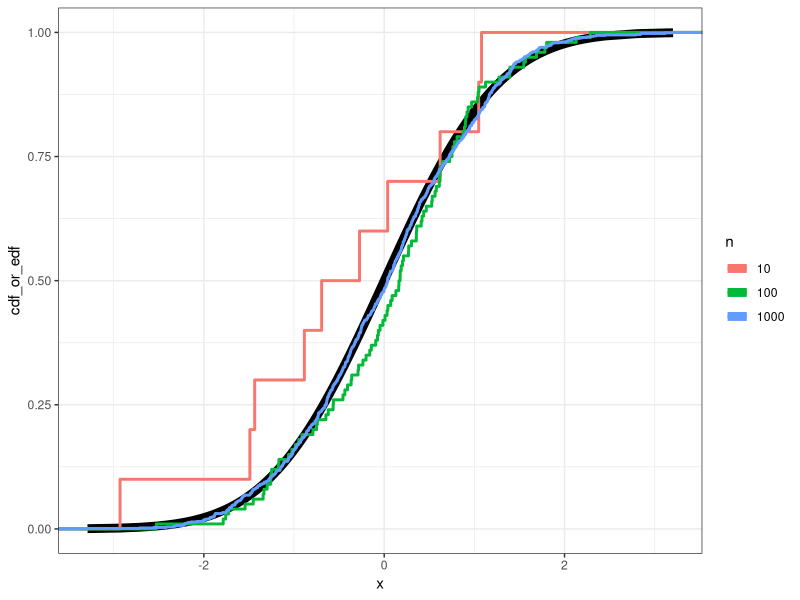
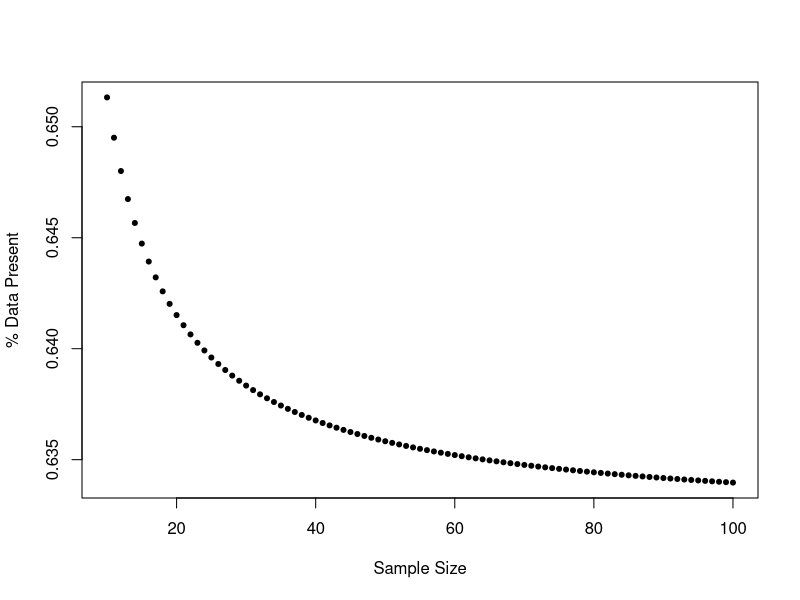
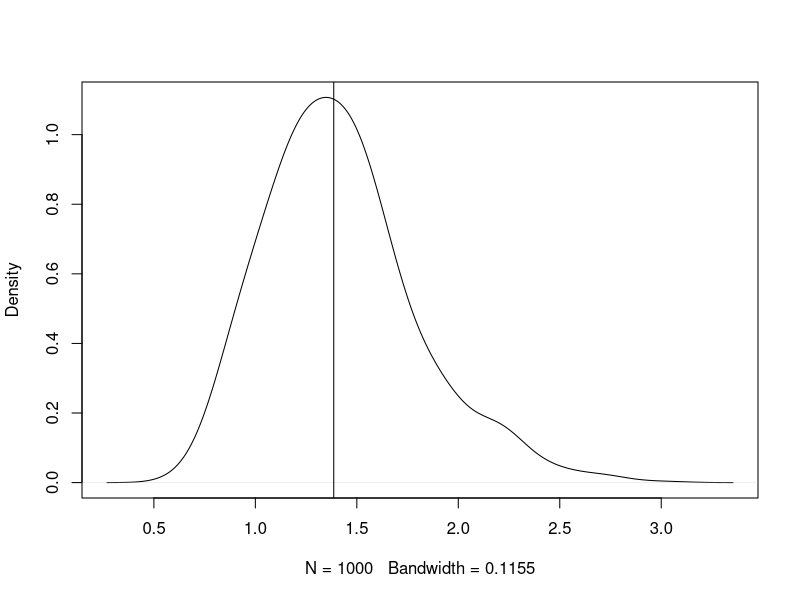
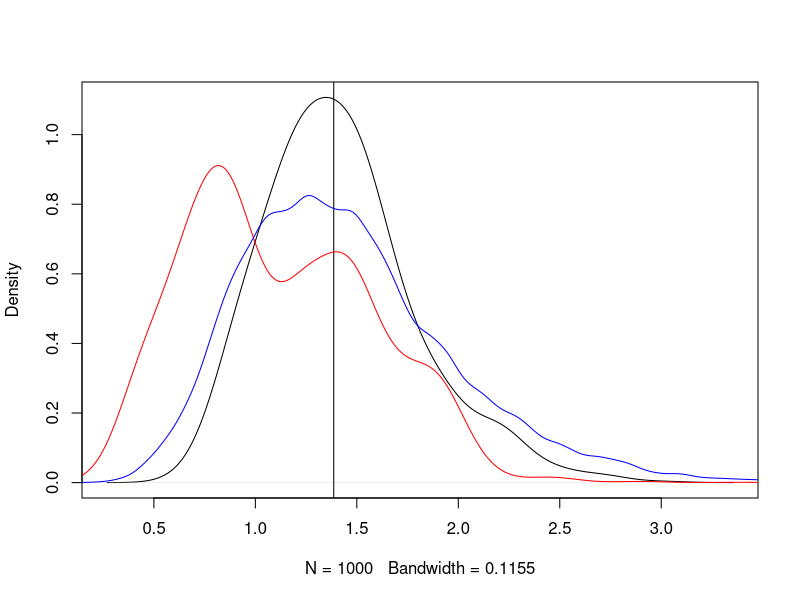
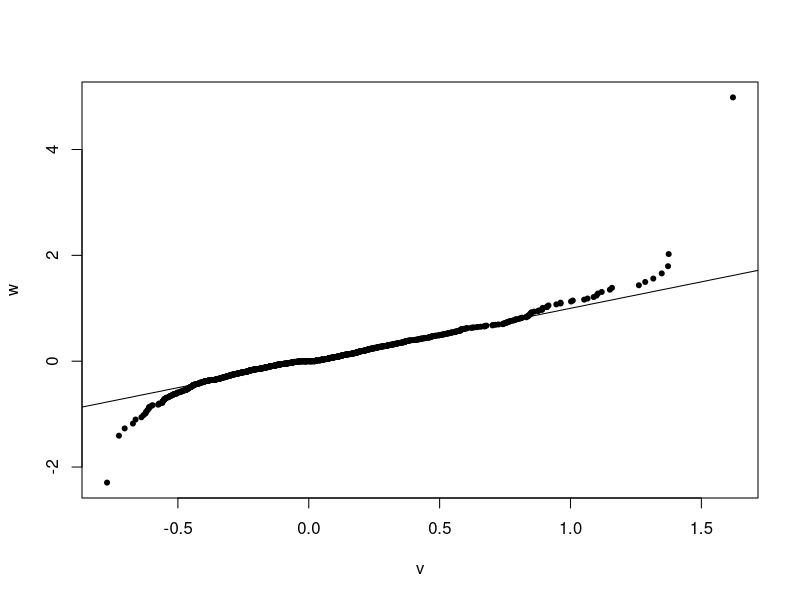
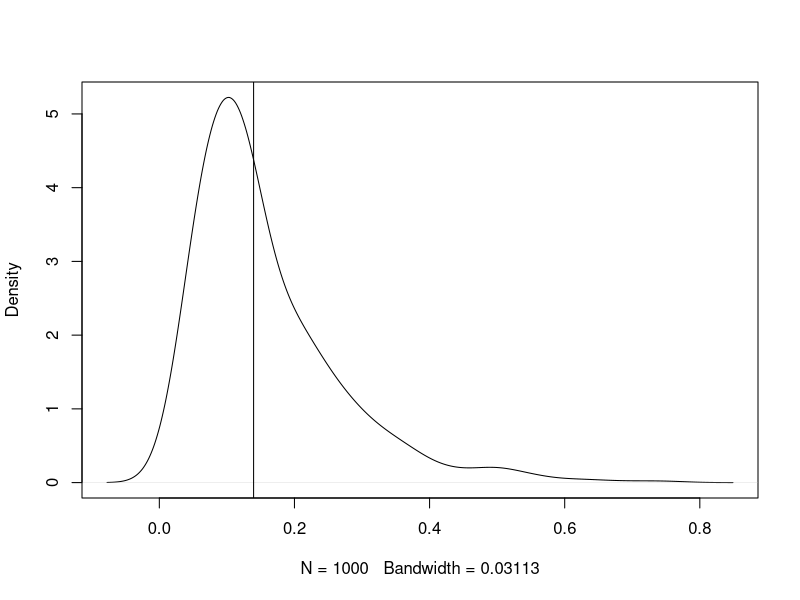

Recreate these plots in R, in order.
## ---- chunk 1
library(knitr)
knit_hooks$set(small.mar = function(before, options, envir) {
    if (before) par(mar = c(4, 4, .1, .1))  # smaller margin on top and right
})
opts_chunk$set(fig.align="center", fig.height=5.5, fig.width=6, collapse=TRUE, comment="", prompt=TRUE)
options(width=63)
library(tidyverse)
theme_set(theme_bw())
## ---- chunk 2

set.seed(508)
x1 <- rnorm(10)
x2 <- rnorm(100)
x3 <- rnorm(1000)
x <- c(x1,x2,x3)
y <- c(rep("10",10), rep("100", 100), rep("1000", 1000))
z <- pnorm(x)
df <- data.frame(x=x, n=as.factor(y), cdf_or_edf=z)
ggplot(df, aes(x=x, color=n)) + 
  geom_line(aes(y=cdf_or_edf, color=NULL), size=3) +
  stat_ecdf(geom="step", size=1)
## ---- chunk 3
n <- 10:100
y <- 1-(1-(1/n))^n
plot(n, y, xlab="Sample Size", ylab="% Data Present", pch=20, xlim=c(10,100))
## ---- chunk 4
set.seed(1111)
pop.mean <- 2
X <- matrix(rexp(1000*30, rate=1/pop.mean), nrow=1000, ncol=30)
## ---- chunk 5
# population median 2*log(2)
pop_med <- qexp(0.5, rate=1/pop.mean); pop_med

obs_meds <- apply(X, 1, median)
plot(density(obs_meds, adj=1.5), main=" "); abline(v=pop_med)
## ---- chunk 6
B <- 1000
boot_meds <- matrix(0, nrow=1000, ncol=B)

for(b in 1:B) {
  idx <- sample(1:30, replace=TRUE)
  boot_meds[,b] <- apply(X[,idx], 1, median)
}
## ---- chunk 7
plot(density(obs_meds, adj=1.5), main=" "); abline(v=pop_med)
lines(density(as.vector(boot_meds[1:4,]), adj=1.5), col="red")
lines(density(as.vector(boot_meds), adj=1.5), col="blue")
## ---- chunk 8
v <- obs_meds - pop_med
w <- as.vector(boot_meds - obs_meds)
qqplot(v, w, pch=20); abline(0,1)
## ---- chunk 9
ci_lower <- apply(boot_meds, 1, quantile, probs=0.975)
ci_upper <- apply(boot_meds, 1, quantile, probs=0.025)

ci_lower <- 2*obs_meds - ci_lower
ci_upper <- 2*obs_meds - ci_upper

ci_lower[1]; ci_upper[1]

cover <- (pop_med >= ci_lower) & (pop_med <= ci_upper)
mean(cover)

# :-(
## ---- chunk 10
sampling_var <- var(obs_meds)
boot_var <- apply(boot_meds, 1, var)
plot(density(boot_var, adj=1.5), main=" ")
abline(v=sampling_var)
## ---- chunk 11
sessionInfo()
